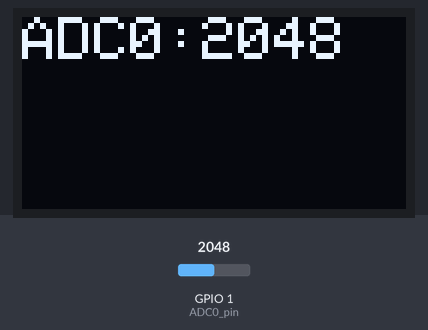
A sketch run on a simulated ESP32. Shown: 128×64 one-colour display. The test bench sets the inputs (shaded band); at power-on: GPIO 1 (ADC0_pin) = 2048.

Above: at 1.2 s.
1.3 s: GPIO 1 (ADC0_pin) set to 2866
At 1.7 s:
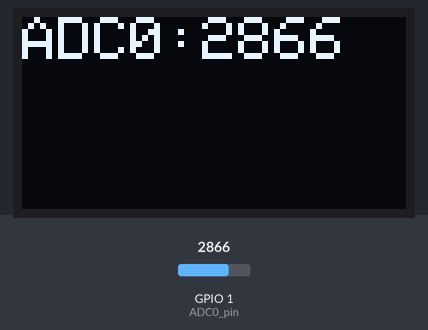
2.8 s: GPIO 1 (ADC0_pin) set to 3603
At 3.7 s:
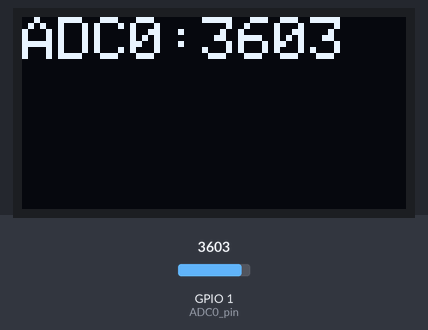
4.3 s: GPIO 1 (ADC0_pin) set to 4095
At 4.6 s:
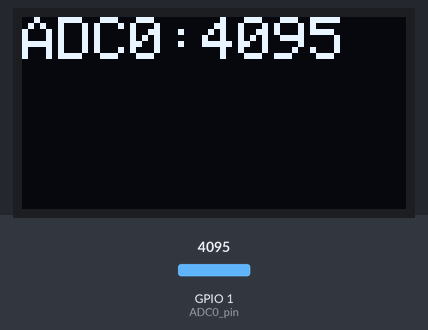
Timing chart, 0 to 7.3 s (numbered marks = the images above; inputs shaded):
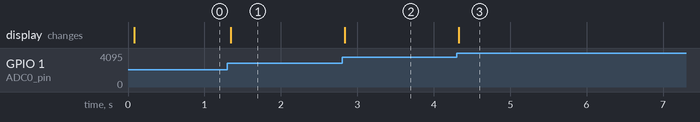

The sketch:

iCON32-ADC_OLED.ino
```cpp
#include <SPI.h>
#include <Wire.h>
#include <Adafruit_GFX.h>
#include <Adafruit_SSD1306.h>
#define SCREEN_ADDRESS 0x3C ///< See datasheet for Address; 0x3D for 128x64, 0x3C for 128x32
Adafruit_SSD1306 display(128, 64, &Wire, -1);

int ADC0_pin = 1 ;
void setup() {
  Serial.begin(115200);
  Wire.begin(2,3,400000);
  if(!display.begin(SSD1306_SWITCHCAPVCC, SCREEN_ADDRESS)) {
    Serial.println(F("SSD1306 allocation failed"));
    for(;;); // Don't proceed, loop forever
  }
  display.setTextColor(SSD1306_WHITE,SSD1306_BLACK);
  display.setTextSize(2); // Draw 2X-scale text
  display.clearDisplay();
  display.display();
}

void loop() {
  int adc0 = analogRead(ADC0_pin);
  display.setCursor(0,0);
  display.print("ADC0:"+String(adc0)+"  ");
  display.display();
}
```

Measured:
- after the input at 1.3 s, the display: changes at once (image 1)
- after the input at 2.8 s, the display: changes at once (image 2)
- after the input at 4.3 s, the display: changes at once (image 3)
